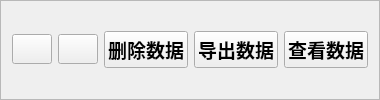
               <widget class="QFrame" name="frame_shuju">
                <property name="frameShape">
                 <enum>QFrame::StyledPanel</enum>
                </property>
                <property name="frameShadow">
                 <enum>QFrame::Sunken</enum>
                </property>
                <layout class="QGridLayout" name="gridLayout_14">
                 <item row="0" column="1">
                  <widget class="QPushButton" name="pushButton_3">
                   <property name="minimumSize">
                    <size>
                     <width>0</width>
                     <height>30</height>
                    </size>
                   </property>
                   <property name="text">
                    <string/>
                   </property>
                  </widget>
                 </item>
                 <item row="0" column="0">
                  <widget class="QPushButton" name="pushButton_2">
                   <property name="minimumSize">
                    <size>
                     <width>0</width>
                     <height>30</height>
                    </size>
                   </property>
                   <property name="text">
                    <string/>
                   </property>
                  </widget>
                 </item>
                 <item row="0" column="3">
                  <widget class="QPushButton" name="pb_export">
                   <property name="minimumSize">
                    <size>
                     <width>0</width>
                     <height>30</height>
                    </size>
                   </property>
                   <property name="font">
                    <font>
                     <pointsize>14</pointsize>
                     <weight>75</weight>
                     <bold>true</bold>
                    </font>
                   </property>
                   <property name="text">
                    <string>导出数据</string>
                   </property>
                  </widget>
                 </item>
                 <item row="0" column="4">
                  <widget class="QPushButton" name="pbCGCS_watch_data">
                   <property name="minimumSize">
                    <size>
                     <width>0</width>
                     <height>30</height>
                    </size>
                   </property>
                   <property name="font">
                    <font>
                     <pointsize>14</pointsize>
                     <weight>75</weight>
                     <bold>true</bold>
                    </font>
                   </property>
                   <property name="text">
                    <string>查看数据</string>
                   </property>
                  </widget>
                 </item>
                 <item row="0" column="2">
                  <widget class="QPushButton" name="pb_delData_CGCS">
                   <property name="minimumSize">
                    <size>
                     <width>0</width>
                     <height>30</height>
                    </size>
                   </property>
                   <property name="font">
                    <font>
                     <pointsize>14</pointsize>
                     <weight>75</weight>
                     <bold>true</bold>
                    </font>
                   </property>
                   <property name="text">
                    <string>删除数据</string>
                   </property>
                  </widget>
                 </item>
                </layout>
               </widget>
